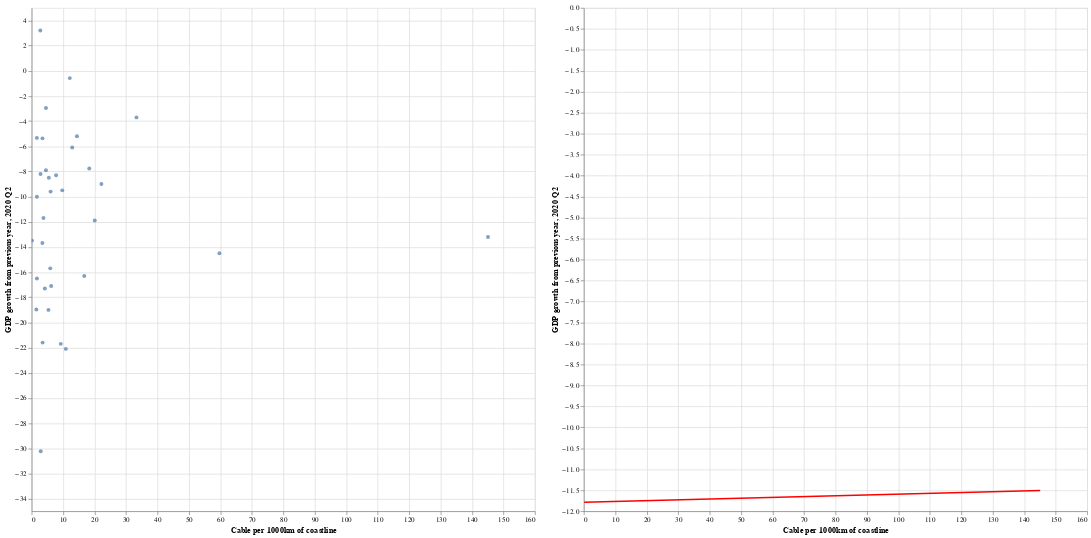

Notebook source saved alongside this figure:
### Code cell
#create scatter graph and best fit line graph
final_table = final_table[final_table['Cable per 1000km of coastline'] != 0] #remove countries with no cables

base = alt.Chart(final_table).mark_circle().encode(
    x='Cable per 1000km of coastline',
    y='GDP growth from previous year, 2020 Q2',
    #size = alt.Size('Coastline (km)'),
    tooltip=['Country','# Cables', 'GDP growth from previous year, 2020 Q2', 'Cable per 1000km of coastline', 'Coastline (km)']
).interactive().properties(width=700, height=700)

line = base.transform_regression('Cable per 1000km of coastline', 'GDP growth from previous year, 2020 Q2',method="linear").mark_line(color="red")

base | line

### Figure 1 — Vega-Lite specification as saved in the notebook (floating-point values rounded to 4 significant figures)
{"config": {"view": {"continuousWidth": 400, "continuousHeight": 300}}, "hconcat": [{"mark": "circle", "encoding": {"tooltip": [{"type": "nominal", "field": "Country"}, {"type": "quantitative", "field": "# Cables"}, {"type": "quantitative", "field": "GDP growth from previous year, 2020 Q2"}, {"type": "quantitative", "field": "Cable per 1000km of coastline"}, {"type": "quantitative", "field": "Coastline (km)"}], "x": {"type": "quantitative", "field": "Cable per 1000km of coastline"}, "y": {"type": "quantitative", "field": "GDP growth from previous year, 2020 Q2"}}, "height": 700, "selection": {"selector047": {"type": "interval", "bind": "scales", "encodings": ["x", "y"]}}, "width": 700}, {"mark": {"type": "line", "color": "red"}, "encoding": {"tooltip": [{"type": "nominal", "field": "Country"}, {"type": "quantitative", "field": "# Cables"}, {"type": "quantitative", "field": "GDP growth from previous year, 2020 Q2"}, {"type": "quantitative", "field": "Cable per 1000km of coastline"}, {"type": "quantitative", "field": "Coastline (km)"}], "x": {"type": "quantitative", "field": "Cable per 1000km of coastline"}, "y": {"type": "quantitative", "field": "GDP growth from previous year, 2020 Q2"}}, "height": 700, "selection": {"selector047": {"type": "interval", "bind": "scales", "encodings": ["x", "y"]}}, "transform": [{"on": "Cable per 1000km of coastline", "regression": "GDP growth from previous year, 2020 Q2", "method": "linear"}], "width": 700}], "data": {"name": "data-801a328ab71c37ad25aebbd43145abc9"}, "$schema": "https://vega.github.io/schema/vega-lite/v4.8.1.json", "datasets": {"data-801a328ab71c37ad25aebbd43145abc9": [{"Country": "United States", "# Cables": 194.0, "Code": "USA", "GDP growth from previous year, 2020 Q2": -9.5, "Coastline (km)": 19924, "Cable per 1000km of coastline": 9.737}, {"Country": "Indonesia", "# Cables": 189.0, "Code": "IDN", "GDP growth from previous year, 2020 Q2": -5.368, "Coastline (km)": 54716, "Cable per 1000km of coastline": 3.454}, {"Country": "United Kingdom", "# Cables": 115.0, "Code": "GBR", "GDP growth from previous year, 2020 Q2": -21.7, "Coastline (km)": 12429, "Cable per 1000km of coastline": 9.253}, {"Country": "Philippines", "# Cables": 61.0, "Code": "PHL", "GDP growth from previous year, 2020 Q2": -16.5, "Coastline (km)": 36289, "Cable per 1000km of coastline": 1.681}, {"Country": "Spain", "# Cables": 54.0, "Code": "ESP", "GDP growth from previous year, 2020 Q2": -22.1, "Coastline (km)": 4964, "Cable per 1000km of coastline": 10.88}, {"Country": "Japan", "# Cables": 50.0, "Code": "JPN", "GDP growth from previous year, 2020 Q2": -10.0, "Coastline (km)": 29751, "Cable per 1000km of coastline": 1.681}, {"Country": "Norway", "# Cables": 42.0, "Code": "NOR", "GDP growth from previous year, 2020 Q2": -5.331, "Coastline (km)": 25148, "Cable per 1000km of coastline": 1.67}, {"Country": "China", "# Cables": 40.0, "Code": "CHN", "GDP growth from previous year, 2020 Q2": 3.2, "Coastline (km)": 14500, "Cable per 1000km of coastline": 2.759}, {"Country": "Denmark", "# Cables": 40.0, "Code": "DNK", "GDP growth from previous year, 2020 Q2": -8.5, "Coastline (km)": 7314, "Cable per 1000km of coastline": 5.469}, {"Country": "Italy", "# Cables": 32.0, "Code": "ITA", "GDP growth from previous year, 2020 Q2": -17.3, "Coastline (km)": 7600, "Cable per 1000km of coastline": 4.211}, {"Country": "Portugal", "# Cables": 30.0, "Code": "PRT", "GDP growth from previous year, 2020 Q2": -16.3, "Coastline (km)": 1793, "Cable per 1000km of coastline": 16.73}, {"Country": "Malaysia", "# Cables": 29.0, "Code": "MYS", "GDP growth from previous year, 2020 Q2": -17.1, "Coastline (km)": 4675, "Cable per 1000km of coastline": 6.203}, {"Country": "Singapore", "# Cables": 28.0, "Code": "SGP", "GDP growth from previous year, 2020 Q2": -13.2, "Coastline (km)": 193, "Cable per 1000km of coastline": 145.1}, {"Country": "Sweden", "# Cables": 25.0, "Code": "SWE", "GDP growth from previous year, 2020 Q2": -8.3, "Coastline (km)": 3218, "Cable per 1000km of coastline": 7.769}, {"Country": "France", "# Cables": 25.0, "Code": "FRA", "GDP growth from previous year, 2020 Q2": -19.0, "Coastline (km)": 4668, "Cable per 1000km of coastline": 5.356}, {"Country": "Chile", "# Cables": 22.0, "Code": "CHL", "GDP growth from previous year, 2020 Q2": -13.68, "Coastline (km)": 6435, "Cable per 1000km of coastline": 3.419}, {"Country": "Taiwan", "# Cables": 19.0, "Code": "TWN", "GDP growth from previous year, 2020 Q2": -0.58, "Coastline (km)": 1566, "Cable per 1000km of coastline": 12.13}, {"Country": "Canada", "# Cables": 19.0, "Code": "CAN", "GDP growth from previous year, 2020 Q2": -13.49, "Coastline (km)": 202080, "Cable per 1000km of coastline": 0.09402}, {"Country": "Colombia", "# Cables": 19.0, "Code": "COL", "GDP growth from previous year, 2020 Q2": -15.7, "Coastline (km)": 3208, "Cable per 1000km of coastline": 5.923}, {"Country": "Finland", "# Cables": 18.0, "Code": "FIN", "GDP growth from previous year, 2020 Q2": -5.2, "Coastline (km)": 1250, "Cable per 1000km of coastline": 14.4}, {"Country": "Mexico", "# Cables": 14.0, "Code": "MEX", "GDP growth from previous year, 2020 Q2": -18.97, "Coastline (km)": 9330, "Cable per 1000km of coastline": 1.501}, {"Country": "Cyprus", "# Cables": 13.0, "Code": "CYP", "GDP growth from previous year, 2020 Q2": -11.9, "Coastline (km)": 648, "Cable per 1000km of coastline": 20.06}, {"Country": "South Korea", "# Cables": 11.0, "Code": "KOR", "GDP growth from previous year, 2020 Q2": -2.958, "Coastline (km)": 2413, "Cable per 1000km of coastline": 4.559}, {"Country": "Nigeria", "# Cables": 11.0, "Code": "NGA", "GDP growth from previous year, 2020 Q2": -6.1, "Coastline (km)": 853, "Cable per 1000km of coastline": 12.9}, {"Country": "Netherlands", "# Cables": 10.0, "Code": "NLD", "GDP growth from previous year, 2020 Q2": -9.0, "Coastline (km)": 451, "Cable per 1000km of coastline": 22.17}, {"Country": "Germany", "# Cables": 9.0, "Code": "DEU", "GDP growth from previous year, 2020 Q2": -11.7, "Coastline (km)": 2389, "Cable per 1000km of coastline": 3.767}, {"Country": "Peru", "# Cables": 7.0, "Code": "PER", "GDP growth from previous year, 2020 Q2": -30.24, "Coastline (km)": 2414, "Cable per 1000km of coastline": 2.9}, {"Country": "Israel", "# Cables": 5.0, "Code": "ISR", "GDP growth from previous year, 2020 Q2": -7.766, "Coastline (km)": 273, "Cable per 1000km of coastline": 18.32}, {"Country": "Belgium", "# Cables": 4.0, "Code": "BEL", "GDP growth from previous year, 2020 Q2": -14.5, "Coastline (km)": 67, "Cable per 1000km of coastline": 59.7}, {"Country": "Tunisia", "# Cables": 4.0, "Code": "TUN", "GDP growth from previous year, 2020 Q2": -21.6, "Coastline (km)": 1148, "Cable per 1000km of coastline": 3.484}, {"Country": "Latvia", "# Cables": 3.0, "Code": "LVA", "GDP growth from previous year, 2020 Q2": -9.6, "Coastline (km)": 498, "Cable per 1000km of coastline": 6.024}, {"Country": "Lithuania", "# Cables": 3.0, "Code": "LTU", "GDP growth from previous year, 2020 Q2": -3.7, "Coastline (km)": 90, "Cable per 1000km of coastline": 33.33}, {"Country": "Poland", "# Cables": 2.0, "Code": "POL", "GDP growth from previous year, 2020 Q2": -7.9, "Coastline (km)": 440, "Cable per 1000km of coastline": 4.545}, {"Country": "Bulgaria", "# Cables": 1.0, "Code": "BGR", "GDP growth from previous year, 2020 Q2": -8.2, "Coastline (km)": 354, "Cable per 1000km of coastline": 2.825}]}}
